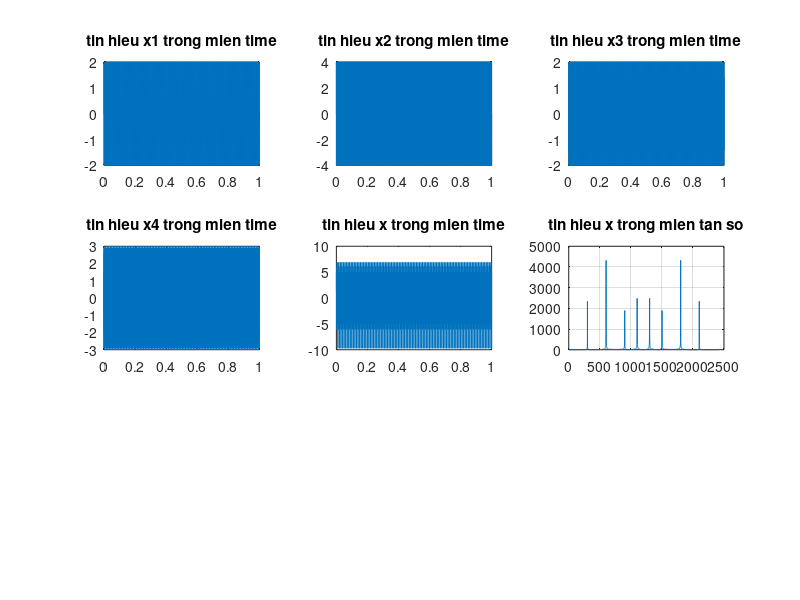
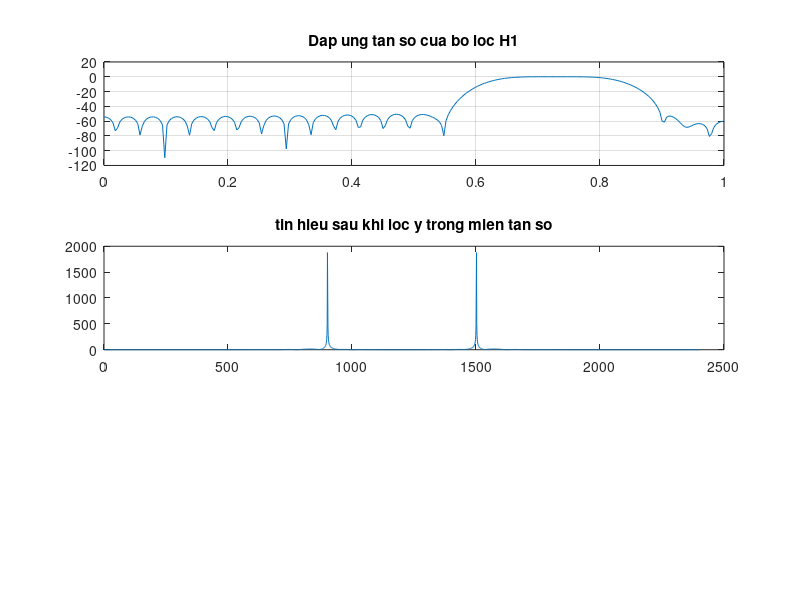

These charts were generated, in order, by the following MATLAB code: (Note: this script raises an error after producing the figures.)
f1=300;
f2=600;
f3=900;
f4=1100;
Fs=2400;
T=1/Fs;
t=0:T:1;
x1=2*sin(2*pi*f1*t);
x2=4*sin(2*pi*f2*t);
x3=2*cos(2*pi*f3*t);
x4=3*cos(2*pi*f4*t);
x=x1+x2+x3+x4;

figure (1);
subplot(331); plot(t,x1); title('tin hieu x1 trong mien time')
subplot(332); plot(t,x2); title('tin hieu x2 trong mien time')
subplot(333); plot(t,x3); title('tin hieu x3 trong mien time')
subplot(334); plot(t,x4); title('tin hieu x4 trong mien time')
subplot(335); plot(t,x); title('tin hieu x trong mien time')
x_fft=fft(x);
subplot(336); plot(abs(x_fft)); grid on;
title('tin hieu x trong mien tan so')

figure (2);
fc1=750; fc2=1000;
wn1=2*fc1/Fs; wn2=2*fc2/Fs;
N=50;
b=fir1(N,[wn1 wn2]); w=0:2*pi/551:pi; h1=freqz(b,1,w);
subplot(311); plot(w/pi,(20.*log10(abs(h1))));
title('Dap ung tan so cua bo loc H1'); grid on;
y=filter(b,1,x);
y_fft=fft(y); subplot(312); plot(abs(y_fft));
title('tin hieu sau khi loc y trong mien tan so');

figure (3);
fc1=750; fc2=1000;
w_cn=boxcar(50); 
wn1=2*fc1*pi/Fs; wn2=2*fc2*pi/Fs;
hd=thongthap(wn2,50) - thongthap(wn1,50);
h=hd.*w_cn';
w=0:2*pi/551:pi; h2=freqz(h,1,w);
subplot(311);plot(w/pi,(20.*log10(abs(h2))));
title('Dap ung tan so cua bo loc H1'); grid on
y=filter(h,1,x); 
y_fft=fft(y);subplot(312);plot(abs(y_fft));
title('tin hieu sau loc y trong mien tan so');
